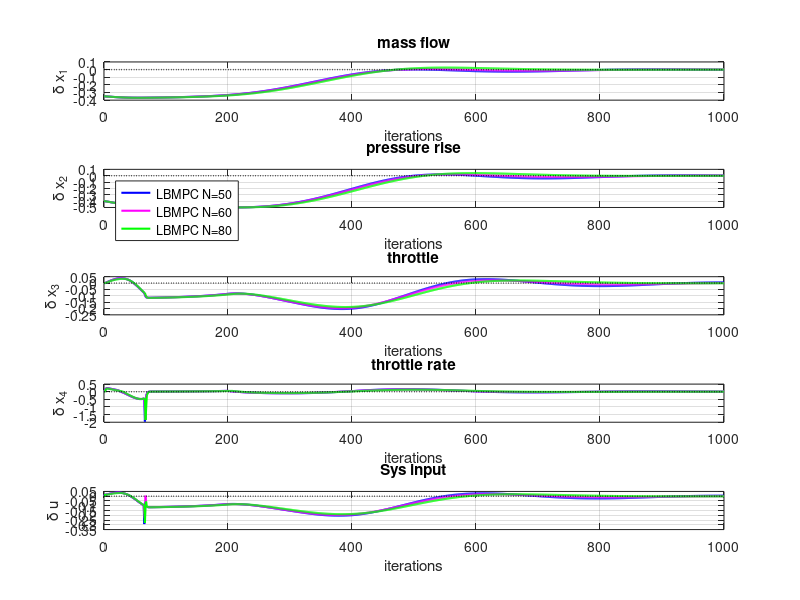

Write MATLAB code to recreate this figure.
close all;
addpath('./data/')
%% Load data
LBMPC50r=load('LBMPC_N50_sys_full');
LBMPC60r=load('LBMPC_N60_sys_full');
LBMPC80r=load('LBMPC_N80_sys_full');

%% Plot
iterations=size(LBMPC80r.sysH,2)-1;

figure;
subplot(5,1,1);
plot(0:iterations, LBMPC50r.sysH(1,:),'Linewidth',1.5,'Color','b'); hold on;
plot(0:iterations, LBMPC60r.sysH(1,:),'Linewidth',1.5,'Color','m'); hold on;
plot(0:iterations,LBMPC80r.sysH(1,:),'Linewidth',1.5,'Color','g'); hold on;
plot(0:iterations,0*(0:iterations),'Linewidth',1,'LineStyle',':','Color','k'); 
grid on;
xlabel('iterations');
ylabel('\delta x_1');
title('mass flow');


subplot(5,1,2);
plot(0:iterations, LBMPC50r.sysH(2,:),'Linewidth',1.5,'Color','b'); hold on;
plot(0:iterations, LBMPC60r.sysH(2,:),'Linewidth',1.5,'Color','m'); hold on;
plot(0:iterations, LBMPC80r.sysH(2,:),'Linewidth',1.5,'Color','g'); hold on;
plot(0:iterations,0*(0:iterations),'Linewidth',1,'LineStyle',':','Color','k'); 
grid on;
xlabel('iterations');
ylabel('\delta x_2');
title('pressure rise');
legend({'LBMPC N=50' 'LBMPC N=60','LBMPC N=80'},'Location','northwest')

subplot(5,1,3);
plot(0:iterations, LBMPC50r.sysH(3,:),'Linewidth',1.5,'Color','b'); hold on;
plot(0:iterations, LBMPC60r.sysH(3,:),'Linewidth',1.5,'Color','m'); hold on;
plot(0:iterations,LBMPC80r.sysH(3,:),'Linewidth',1.5,'Color','g'); hold on;
plot(0:iterations,0*(0:iterations),'Linewidth',1,'LineStyle',':','Color','k'); 
grid on;
xlabel('iterations');
ylabel('\delta x_3');
title('throttle');

subplot(5,1,4);
plot(0:iterations, LBMPC50r.sysH(4,:),'Linewidth',1.5,'Color','b'); hold on;
plot(0:iterations, LBMPC60r.sysH(4,:),'Linewidth',1.5,'Color','m'); hold on;
plot(0:iterations,LBMPC80r.sysH(4,:),'Linewidth',1.5,'Color','g'); hold on;
plot(0:iterations,0*(0:iterations),'Linewidth',1,'LineStyle',':','Color','k'); 
grid on;
xlabel('iterations');
ylabel('\delta x_4');
title('throttle rate');

subplot(5,1,5);
plot(0:iterations, LBMPC50r.sysH(5,:),'Linewidth',1.5,'Color','b'); hold on;
plot(0:iterations, LBMPC60r.sysH(5,:),'Linewidth',1.5,'Color','m'); hold on;
plot(0:iterations,LBMPC80r.sysH(5,:),'Linewidth',1.5,'Color','g'); hold on;
plot(0:iterations,0*(0:iterations),'Linewidth',1,'LineStyle',':','Color','k'); 
grid on;
xlabel('iterations');
ylabel('\delta u');
title('Sys input');



